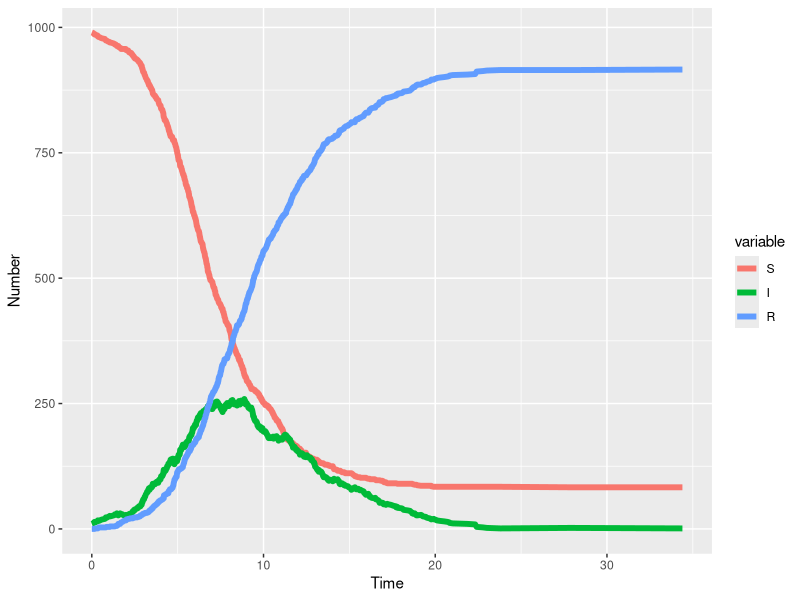
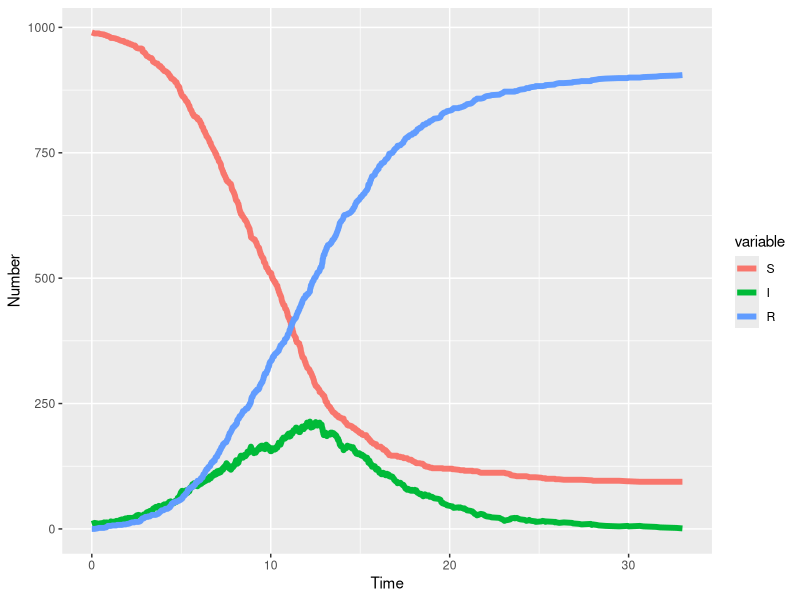

Write R code to recreate these figures, in order.
## ---- chunk 1
rm(list = ls())
library(knitr)
oldSource <- knit_hooks$get("source")
knit_hooks$set(source = function(x, options) {
  x <- oldSource(x, options)
  x <- ifelse(!is.null(options$ref), paste0("\\label{", options$ref, "}", x), x)
  ifelse(!is.null(options$codecap), paste0("\\captionof{chunk}{", options$codecap,"}", x), x)
})

knitr::opts_chunk$set(cache = FALSE, fig.width = 7, fig.height = 4, 
                      out.extra = '', out.width = "0.6\\textwidth",
                      fig.align='center', fig.pos = "h")

# You might need to install the package rticles for the formatting to work.
# To build run
# rmarkdown::render('unit_testing.Rmd')
## ---- chunk 2
library(ggplot2)
library(testthat)
library(reshape2)
## ---- chunk 3

# set the seed so that our simulations are
#   reproducible.
set.seed(20200908)

# Define parameters
beta <- 0.001 # Tranmsission parameter
gamma <- 0.4 # Recovery parameter
N <- 1000 # Population size
S0 <- 990 # Starting number of susceptibles.
I0 <- 10 # Starting number of infected.
R0 <- N - S0 - I0 # Starting number of Recovered.
tf <- 2000  # Run until time reaches this value.

# Initialise the simulation.
time <- 0
S <- S0
I <- I0
R <- R0
ta <- numeric(0)
Sa <- numeric(0)
Ia <- numeric(0)
Ra <- numeric(0)

# Run the simulation until time reaches
#   tf.
while (time < tf) {
  
    ta <- c(ta, time)
    Sa <- c(Sa, S)
    Ia <- c(Ia, I)
    Ra <- c(Ra, R)
    
    # Infection rate.
    pf1 <- beta * S * I
    # Transmission rate
    pf2 <- gamma * I
    # Total rate of all events
    pf <- pf1 + pf2
    # Draw waiting time for this event.
    dt <- rexp(1, rate = pf)
    # Increment the current time.
    time <- time + dt
    
    # If we have reach time tf, finish the simulation
    if (time > tf) {
        break
    }
    
    # Select whether the event is a transmission
    #   or recovery event.
    if (runif(1) < (pf1 / pf)) {
        # Transmission event.
        S <- S - 1
        I <- I + 1
    } else {
        # Recovery event
        I <- I - 1
        R <- R + 1
    }
    
    # If the epidemic is extinct, end the simulation
    if (I == 0) {
        break
    }
}

results <- data.frame(time = ta, S = Sa, I = Ia, R = Ra)
## ---- chunk 4
sir_out_long <- melt(results, "time")
ggplot(sir_out_long, 
       aes(x = time, y = value, colour = variable, group = variable))+
  geom_line(lwd = 2) +
  xlab("Time") + ylab("Number")

## ---- chunk 5

initialiseSim <- function(S0, I0, R0){
  sim <- list()
  sim$time <- 0
  sim$S <- S0
  sim$I <- I0
  sim$R <- R0
  sim$ta <- numeric(0)
  sim$Sa <- numeric(0)
  sim$Ia <- numeric(0)
  sim$Ra <- numeric(0)
  return(sim)
}

addNew <- function(sim){
  sim$ta <- c(sim$ta, sim$time)
  sim$Sa <- c(sim$Sa, sim$S)
  sim$Ia <- c(sim$Ia, sim$I)
  sim$Ra <- c(sim$Ra, sim$R)
  return(sim)
}

infection <- function(sim){
  sim$S <- sim$S - 1
  sim$I <- sim$I + 1
  return(sim)
}

recovery <- function(sim){
  sim$I <- sim$I - 1
  sim$R <- sim$R + 1
  return(sim)
}

nextEvent <- function(sim, pf1, pf){
  # Select whether the event is a transmission
  #   or recovery event.
  if (runif(1) < (pf1 / pf)) {
    # Transmission event.
    sim <- infection(sim)
  } else {
    # Recovery event
    sim <- recovery(sim)
  }
  return(sim)
}

calcRates <- function(sim, beta, gamma){
  rates <- list()
  # Infection rate.
  rates$pf1 <- beta * sim$S * sim$I
  # Transmission rate
  rates$pf2 <- gamma * sim$I
  # Total rate of all events
  rates$pf <- rates$pf1 + rates$pf2
  # Draw waiting time for this event.
  rates$dt <- rexp(1, rate = rates$pf)
  return(rates)
}



runSim <- function(sim, beta, gamma, tf){
  # Run the simulation until time reaches
  #   tf.
  while (sim$time < tf) {
      
      sim <- addNew(sim)
      
      rates <- calcRates(sim, beta, gamma)

      # Increment the current time.
      sim$time <- sim$time + rates$dt
      
      # If we have reached time tf, finish the simulation
      if (sim$time > tf) {
          break
      }
      
      # Do the next event.
      sim <- nextEvent(sim, rates$pf1, rates$pf)   
      
      # If the epidemic is extinct, end the simulation
      if (sim$I == 0) {
          break
      }
  }
  results <- data.frame(time = sim$ta, S = sim$Sa, I = sim$Ia, R = sim$Ra)
  return(results)
}
  
## ---- chunk 6
sim <- initialiseSim(S0, I0, R0)

simulation <- runSim(sim, beta, gamma, tf)

sir_out_long <- melt(simulation, "time")
ggplot(sir_out_long, 
       aes(x = time, y = value, colour = variable, group = variable))+
  geom_line(lwd = 2) +
  xlab("Time") + ylab("Number")

## ---- chunk 7

sim1 <- initialiseSim(1, 0, 0)
sim2 <- infection(sim1)

# Check that the classes are change by the right amount.
expect_equal(sim2$S, 0)
expect_equal(sim2$I, 1)
expect_equal(sim2$R, 0)

# Check that some other elements of the object are unchanged.
expect_equal(sim2$time, sim1$time)

## ---- chunk 8

sim1 <- initialiseSim(S0 = 1, I0 = 1, R0 = 0)
r1 <- calcRates(sim = sim1, beta = 1, gamma = 1)

expect_equal(r1$pf1, 1)
expect_equal(r1$pf2, 1)
## ---- chunk 9

sim1 <- initialiseSim(S0 = 1, I0 = 1, R0 = 0)

# Set beta = 2
r2 <- calcRates(sim = sim1, beta = 2, gamma = 1)

expect_equal(r2$pf1, 2)
expect_equal(r2$pf2, 1)


# Set gamma = 2
r3 <- calcRates(sim = sim1, beta = 1, gamma = 2)

expect_equal(r3$pf1, 1)
expect_equal(r3$pf2, 2)


# Set I0 = 2
sim2 <- initialiseSim(S0 = 1, I0 = 2, R0 = 0)

r4 <- calcRates(sim = sim2, beta = 1, gamma = 1)

expect_equal(r4$pf1, 2)
expect_equal(r4$pf2, 2)
## ---- chunk 10

sim1 <- initialiseSim(10, 5, 0)
sim2 <- addNew(sim1)

# Check that the vectors get 1 longer.
expect_equal(length(sim2$ta), length(sim1$ta) + 1)
expect_equal(length(sim2$Sa), length(sim1$Sa) + 1)

# Check that some other elements of the object are unchanged.
expect_equal(length(sim2$S), length(sim1$S))
expect_equal(length(sim2$time), length(sim1$time))

## ---- chunk 11

set.seed(13131)
sim <- initialiseSim(S0 = 900, I0 = 100, R0 = 0)

tf <- 20
simulation <- runSim(sim = sim, beta = 0.1, gamma = 0.04, tf = tf)

# Check the shape of the output
expect_true(inherits(simulation, 'data.frame'))
expect_equal(ncol(simulation), 4)

# Test for NAs
expect_true(all(!is.na(simulation)))

# Check that all but 1 time point is less than tf.
expect_true(all(simulation$time < tf))

# Check that S, I and R are positive integers.
#   R is not very strict about integers vs doubles.
#   So we instead just check that all the values are
#   very close to whole numbers.
expect_true(all(simulation[, -1] >= 0))
expect_true(all((simulation[, -1] - round(simulation[, -1])) < 1e-10))

## ---- chunk 12
nextEvent <- function(sim, pf1, pf){
  # Select whether the event is a transmission
  #   or recovery event.
  if (runif(1) < (pf1 / pf)) {
    # Transmission event.
    sim <- infection(sim)
  } else {
    # Recovery event
    sim <- recovery(sim)
  }
  return(sim)
}

## ---- chunk 13

chooseEvent <- function(pf1, pf){
  runif(1) < (pf1 / pf)
}

nextEvent <- function(sim, infection){
  # Select whether the event is a transmission
  #   or recovery event.
  if (infection) {
    # Transmission event.
    sim <- infection(sim)
  } else {
    # Recovery event
    sim <- recovery(sim)
  }
  return(sim)
}

# Initialise test sim
sim1 <- initialiseSim(S0 = 1, I0 = 1, R0 = 0)

# Infection event, expect 1 fewer S and 1 more I.
sim2 <- nextEvent(sim1, TRUE)
expect_equal(sim2$S, 0)
expect_equal(sim2$I, 2)

# Recovery event, expect 1 fewer I and 1 more R.
sim3 <- nextEvent(sim1, FALSE)

expect_equal(sim3$I, 0)
expect_equal(sim3$R, 1)
## ---- chunk 14
runSim <- function(sim, beta, gamma, tf){
  # Run the simulation until time reaches
  #   tf.
  while (sim$time < tf) {
      
      sim <- addNew(sim)
      
      rates <- calcRates(sim, beta, gamma)

      # Increment the current time.
      sim$time <- sim$time + rates$dt
      
      # If we have reached time tf, finish the simulation
      if (sim$time > tf) {
          break
      }
      
      # Do the next event.
      event <- chooseEvent(rates$pf1, rates$pf)
      sim <- nextEvent(sim, event)   
      
      # If the epidemic is extinct, end the simulation
      if (sim$I == 0) {
          break
      }
  }
  results <- data.frame(time = sim$ta, S = sim$Sa, I = sim$Ia, R = sim$Ra)
  return(results)
}
## ---- chunk 15
expect_equal(chooseEvent(0, 1), FALSE)
expect_equal(chooseEvent(0, 5), FALSE)
expect_equal(chooseEvent(1, 1), TRUE)
expect_equal(chooseEvent(5, 5), TRUE)
## ---- chunk 16
out1 <- replicate(300, chooseEvent(1, 1))
out2 <- replicate(300, chooseEvent(0, 1))
out3 <- replicate(300, chooseEvent(1, 2))

expect_true(all(out1 %in% c(TRUE, FALSE)))
expect_true(all(out2 %in% c(TRUE, FALSE)))
expect_true(all(out3 %in% c(TRUE, FALSE)))

## ---- chunk 17
set.seed(10261985)
out3 <- replicate(5000, chooseEvent(1, 2))

# Check that both TRUE and FALSE are returned
#   and simultaneously check that ONLY TRUE or FALSE
#   is returned.
expect_true(setequal(out3, c(TRUE, FALSE)))

## ---- chunk 18
set.seed(11121955)
sim <- initialiseSim(100, 4, 0)

out <-  replicate(100, runSim(sim, 0.1, 0.04, 30), simplify = FALSE)

# Does S ever increase?
#   This returns TRUE if every element of the S vector is
#   the same size or smaller than the previous element.
decreasing <- sapply(out, function(x) all(diff(x$S) <= 0))
expect_true(all(decreasing))

## ---- chunk 19

sim <- initialiseSim(100, 4, 0)
expect_error(calcRates(sim, beta = 'beta', 0.04))

## ---- chunk 20

calcRates <- function(sim, beta, gamma){
  stopifnot(beta >= 0)
  stopifnot(gamma >= 0)
  rates <- list()
  # Infection rate.
  rates$pf1 <- beta * sim$S * sim$I
  # Transmission rate
  rates$pf2 <- gamma * sim$I
  # Total rate of all events
  rates$pf <- rates$pf1 + rates$pf2
  # Draw waiting time for this event.
  rates$dt <- rexp(1, rate = rates$pf)
  return(rates)
}

sim <- initialiseSim(100, 4, 0)
expect_error(calcRates(sim, beta = -1, 0.04))
